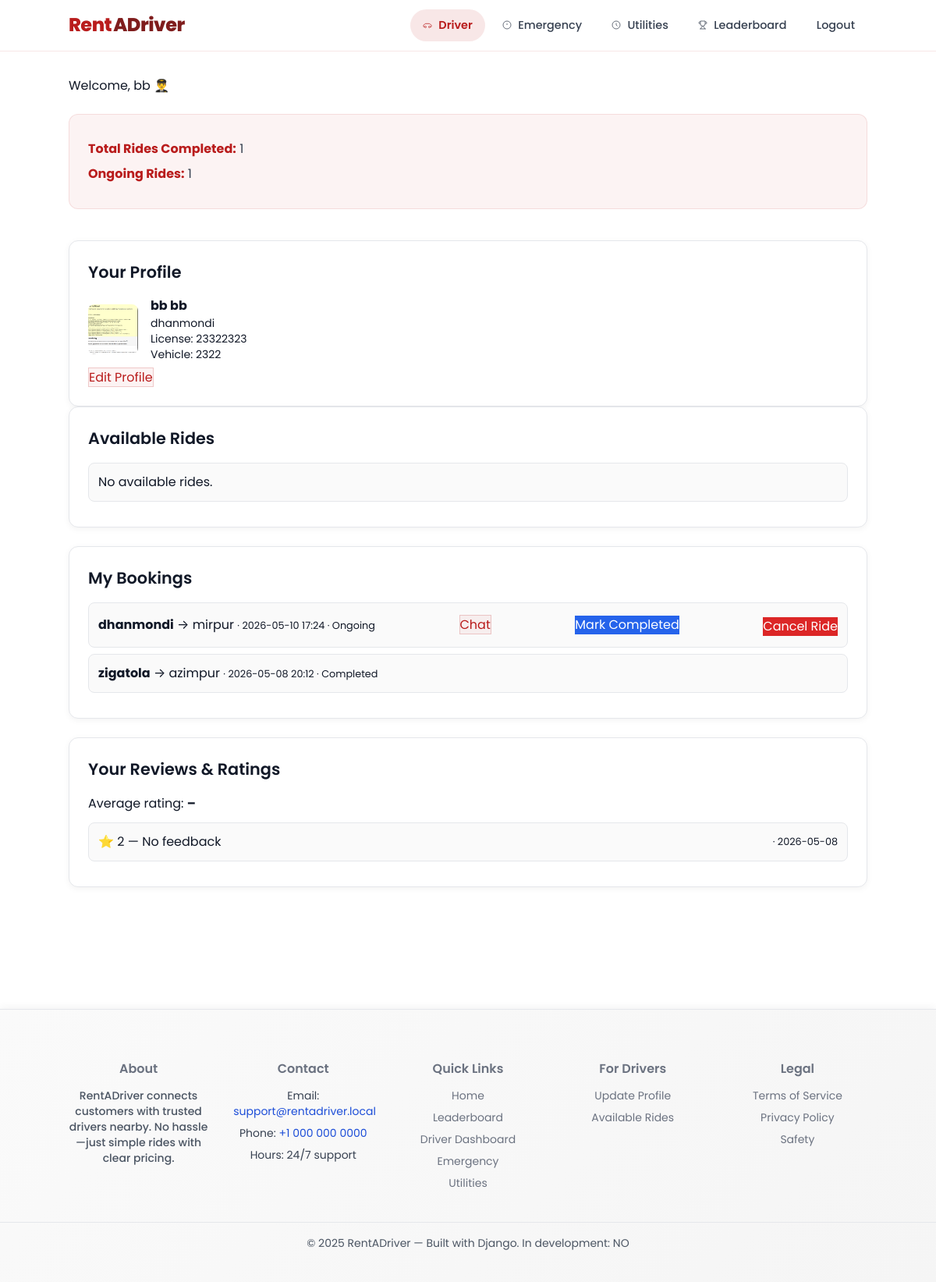
The app's page /driver/dashboard/ (signed in) with its own data.
### core/models.py (models this page shows, shortened)
class Account(AbstractUser):
    ROLE_CHOICES = (
        ('customer', 'Customer'),
        ('driver', 'Driver'),
    )
    role = models.CharField(max_length=15, choices=ROLE_CHOICES)
    last_lat = models.FloatField(null=True, blank=True)
    last_lng = models.FloatField(null=True, blank=True)

class DriverProfile(models.Model):
    user = models.OneToOneField(Account, on_delete=models.CASCADE)
    full_name = models.CharField(max_length=100, null=True, blank=True)
    license_number = models.CharField(max_length=50)
    vehicle_details = models.CharField(max_length=100, default="Unknown")
    address = models.CharField(max_length=200, null=True, blank=True)
    nid_number = models.CharField(max_length=50, null=True, blank=True)
    profile_picture = models.ImageField(upload_to="profiles/", null=True, blank=True)
    current_lat = models.FloatField(null=True, blank=True)
    current_lng = models.FloatField(null=True, blank=True)

class Booking(models.Model):
    ride_request = models.OneToOneField(RideRequest, on_delete=models.CASCADE, related_name="booking")
    driver = models.ForeignKey(Account, on_delete=models.CASCADE, related_name="bookings")
    confirmed_at = models.DateTimeField(auto_now_add=True)
    status = models.CharField(
        max_length=20,
        choices=[('ongoing', 'Ongoing'), ('completed', 'Completed'), ('cancelled', 'Cancelled')],
        default='ongoing'
    )

class RideRequest(models.Model):
    customer = models.ForeignKey(Account, on_delete=models.CASCADE)
    pickup_location = models.CharField(max_length=200)
    dropoff_location = models.CharField(max_length=200)
    pickup_lat = models.FloatField(null=True, blank=True)
    pickup_lng = models.FloatField(null=True, blank=True)
    dropoff_lat = models.FloatField(null=True, blank=True)
    dropoff_lng = models.FloatField(null=True, blank=True)
    status = models.CharField(max_length=20, default="pending")
    created_at = models.DateTimeField(auto_now_add=True)

class DriverReview(models.Model):
    booking = models.OneToOneField("Booking", on_delete=models.CASCADE, related_name="review")
    driver = models.ForeignKey(settings.AUTH_USER_MODEL, on_delete=models.CASCADE, related_name="driver_reviews")
    customer = models.ForeignKey(settings.AUTH_USER_MODEL, on_delete=models.CASCADE, related_name="customer_reviews")
    rating = models.IntegerField(choices=[(i, str(i)) for i in range(1, 6)])
    feedback = models.TextField(blank=True)
    image = models.ImageField(upload_to="reviews/", null=True, blank=True)
    created_at = models.DateTimeField(auto_now_add=True)

### core/views.py (the view)
# urls.py: path("driver/dashboard/", views.driver_dashboard, name="driver_dashboard"),
@login_required
def driver_dashboard(request):
    if request.user.role != "driver":
        return redirect("customer_dashboard")
    try:
        profile = DriverProfile.objects.get(user=request.user)
        if not profile.nid_number or not profile.license_number:
            messages.info(request, "Please complete your driver profile before accessing the dashboard.")
            return redirect("driver_profile")
    except DriverProfile.DoesNotExist:
        messages.info(request, "Please complete your driver profile before accessing the dashboard.")
        return redirect("driver_profile")
    bookings = Booking.objects.filter(driver=request.user).order_by("-confirmed_at")
    total_completed = bookings.filter(status="completed").count()
    total_ongoing = bookings.filter(status="ongoing").count()
    available = (
        RideRequest.objects.filter(status="pending")
        .exclude(booking__isnull=False)
        .order_by("-created_at")[:20]
    )
    reviews = DriverReview.objects.filter(driver=request.user).order_by("-created_at")
    avg_rating = reviews.aggregate(avg=Avg("rating"))["avg"]
    return render(request, "driver_dashboard.html", {
        "bookings": bookings,
        "available_rides": available,
        "reviews": reviews,
        "avg_rating": round(avg_rating or 0, 2) if avg_rating else None,
        "total_completed": total_completed,
        "total_ongoing": total_ongoing,
    })

### core/templates/driver_dashboard.html (shortened to what this page needs)
{% extends "base.html" %}
{% load static %}
{% block content %}
<section class="dashboard-page">
  <div class="dashboard-container">
    <div class="dashboard-left">
  <h2>Welcome, {{ request.user.username }} 👨‍✈️</h2>
      <div class="info-card">
        <p><strong>Total Rides Completed:</strong> <span id="totalRides">{{ total_completed|default:0 }}</span></p>
        <p><strong>Ongoing Rides:</strong> <span id="ongoingRides">{{ total_ongoing|default:0 }}</span></p>
      </div>
      <div class="card" style="margin-top:1rem;">
        <h3>Your Profile</h3>
        {% if request.user.driverprofile %}
          <div class="flex" style="gap:1rem; align-items:center;">
            {% if request.user.driverprofile.profile_picture %}
              <img src="{{ request.user.driverprofile.profile_picture.url }}" alt="Profile" style="width:64px;height:64px;border-radius:8px;object-fit:cover;" />
            {% endif %}
            <div>
              <p><strong>{{ request.user.driverprofile.full_name|default:request.user.username }}</strong></p>
              {% if request.user.driverprofile.address %}
                <p class="text-sm">{{ request.user.driverprofile.address }}</p>
              {% endif %}
              <p class="text-sm">License: {{ request.user.driverprofile.license_number }}</p>
              <p class="text-sm">Vehicle: {{ request.user.driverprofile.vehicle_details }}</p>
            </div>
          </div>
        {% else %}
          <p>No profile yet.</p>
        {% endif %}
        <div style="margin-top:.5rem;">
          <a href="{% url 'driver_profile' %}" class="btn btn-secondary">Edit Profile</a>
        </div>
      </div>
    </div>
    <div class="dashboard-right">
      <div class="card">
        <h3>Available Rides</h3>
        <ul class="list">
          {% for r in available_rides %}
            <li>
              <div>
                <strong>{{ r.pickup_location }}</strong> → {{ r.dropoff_location }}
                <small>· {{ r.created_at|date:"Y-m-d H:i" }}</small>
              </div>
              <form method="post" action="{% url 'create_booking' r.id %}">
                {% csrf_token %}
                <button class="btn btn-primary bg-emerald-600 hover:bg-emerald-700 text-white border-0">✅ Accept</button>
              </form>
            </li>
          {% empty %}
            <li>No available rides.</li>
          {% endfor %}
        </ul>
      </div>
      <div class="card">
        <h3>My Bookings</h3>
        <ul class="list">
          {% for b in bookings %}
            <li>
              <div>
                <strong>{{ b.ride_request.pickup_location }}</strong> → {{ b.ride_request.dropoff_location }}
                <small>· {{ b.confirmed_at|date:"Y-m-d H:i" }} · {{ b.status|title }}</small>
              </div>
              {% if b.status != 'completed' and b.status != 'cancelled' %}
                <div style="margin:.25rem 0;">
                  <a class="btn btn-secondary" href="{% url 'chat_room' b.id %}">Chat</a>
                </div>
              {% endif %}
              {% if b.status == 'ongoing' %}
                <form method="post" action="{% url 'update_booking_status' b.id %}">
                  <button class="btn btn-secondary bg-blue-600 hover:bg-blue-700 text-white border-0">Mark Completed</button>
                </form>
                <form method="post" action="{% url 'cancel_ride_request' b.ride_request.id %}" style="margin-top:.25rem;">
                  <button class="btn btn-secondary bg-red-600 hover:bg-red-700 text-white border-0">Cancel Ride</button>
                </form>
              {% endif %}
            </li>
          {% empty %}
            <li>No bookings yet.</li>
          {% endfor %}
        </ul>
      </div>
      <div class="card">
        <h3>Your Reviews & Ratings</h3>
        <p style="margin:0 0 .75rem 0;">
          Average rating: <strong id="avgRating">–</strong>
        </p>
        <ul class="list">
          {% for rv in reviews %}
            <li>
              ⭐ {{ rv.rating }} — {{ rv.feedback|default:"No feedback" }}
              <small>· {{ rv.created_at|date:"Y-m-d" }}</small>
            </li>
          {% empty %}
            <li>No reviews yet.</li>
          {% endfor %}
        </ul>
      </div>
      <p id="driverMsg" class="msg"></p>
    </div>
  </div>
</section>
{% endblock %}

### core/static/css/style.css (style rules this page uses)
:root { --bg: #ffffff; --card: #fafafa; --muted: #6b7280; --accent: #b91c1c; --accent-2: #7f1d1d; --glass: rgba(185,28,28,0.04); --text-primary: #111827; --text-secondary: #374151; --border: #e5e7eb; --shadow: rgba(0,0,0,0.1); --success: #10b981; --success-light: #d1fae5; --radius: 12px; --fw-regular: 400; --fw-medium: 600; --max-width: 1100px; }
* { box-sizing: border-box; outline: none; }
a, button, input, select, textarea { outline: none; -webkit-tap-highlight-color: transparent; }
html,body { height:100%; margin: 0; padding: 0; outline: none; }
body { min-height: 100vh; display: flex; flex-direction: column; }
body { margin:0; font-family: "Poppins", system-ui, -apple-system, "Segoe UI", Roboto, "Helvetica Neue", Arial; background: var(--bg); color: var(--text-primary); -webkit-font-smoothing:antialiased; -moz-osx-font-smoothing:grayscale; line-height:1.45; -webkit-tap-highlight-color: transparent; min-height: 100vh; display: flex; flex-direction: column; }
* { outline: none; }
.btn-secondary { background: rgba(185,28,28,0.05); color: var(--accent); border: 1px solid rgba(185,28,28,0.2); }
.msg { margin-top: 1rem; padding: 0.75rem; border-radius: 8px; text-align: center; font-size: 0.9rem; }
.dashboard-page { padding: 2rem 0; }
.dashboard-container, .customer-dashboard { max-width: 1200px; margin: 0 auto; }
.dashboard-left, .dashboard-right { display: flex; flex-direction: column; gap: 1.5rem; }
.card { background: #ffffff; border: 1px solid var(--border); border-radius: 12px; padding: 1.5rem; box-shadow: 0 2px 8px rgba(0,0,0,0.05); transition: transform 0.2s ease, box-shadow 0.2s ease; }
.card h3 { color: var(--text-primary); font-size: 1.3rem; font-weight: 600; margin: 0 0 1rem; display: flex; align-items: center; gap: 0.5rem; }
.info-card { background: rgba(185,28,28,0.05); border: 1px solid rgba(185,28,28,0.1); border-radius: 12px; padding: 1.5rem; }
.info-card p { margin: 0.5rem 0; color: var(--text-secondary); }
.info-card strong { color: var(--accent); }
.list { list-style: none; margin: 0; padding: 0; }
.list li { padding: 0.75rem; margin: 0.5rem 0; background: #fafafa; border: 1px solid var(--border); border-radius: 8px; display: flex; justify-content: space-between; align-items: center; transition: all 0.2s ease; }
.msg { margin-top: 1rem; padding: 1rem; border-radius: 10px; text-align: center; font-size: 0.95rem; font-weight: 500; border: 2px solid transparent; transition: all 0.3s ease; }

### records on screen
Account: user.username "bb", user.driverprofile.profile_picture (picture), user.driverprofile.full_name "bb bb", user.driverprofile.address "dhanmondi", user.driverprofile.license_number "23322323", user.driverprofile.vehicle_details "2322"
Booking: ride_request.pickup_location "dhanmondi", ride_request.dropoff_location "mirpur", confirmed_at "2026-05-10 17:24", status "Ongoing", shows "Chat", shows "Mark Completed"
Booking: ride_request.pickup_location "zigatola", ride_request.dropoff_location "azimpur", confirmed_at "2026-05-08 20:12", status "Completed"
DriverReview: rating "2", feedback "No feedback", created_at "2026-05-08"

### other values on screen
{{ total_completed|default:0 }} "1"
{{ total_ongoing|default:0 }} "1"
{{ debug|yesno:"YES,NO" }} "NO"
